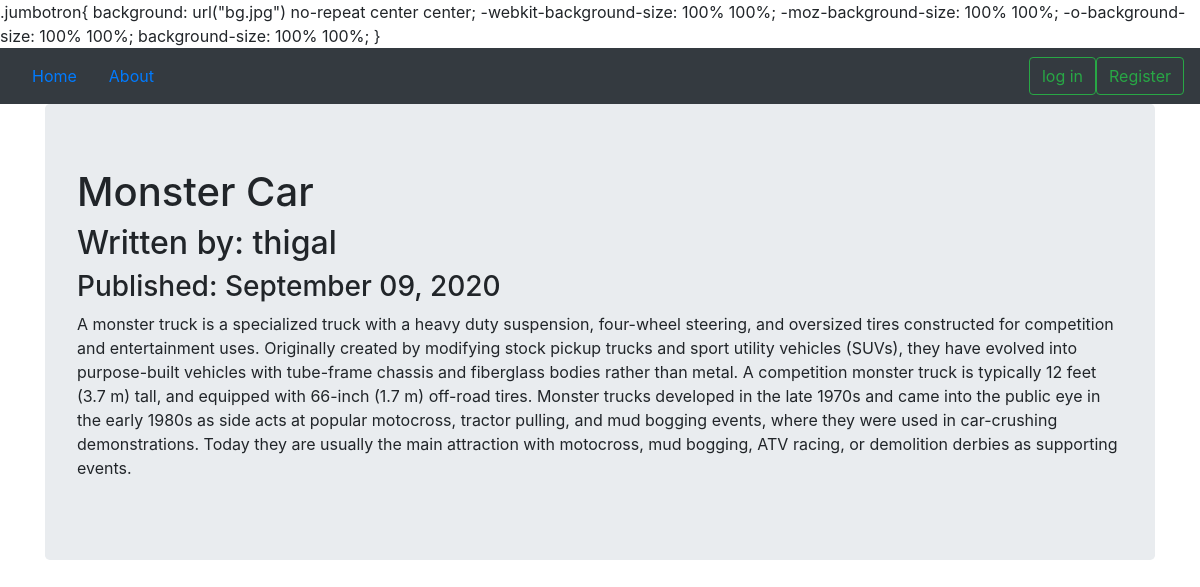
/2, run on the app's committed database.
### myblog/models.py (models this page shows, shortened)
class BlogPost(db.Model):
    users = db.relationship(User)
    id = db.Column(db.Integer, primary_key=True)
    user_id = db.Column(db.Integer, db.ForeignKey('users.id'), nullable=False)
    date = db.Column(db.DateTime, nullable=False, default=datetime.utcnow)
    title = db.Column(db.String(140), nullable=False)
    text = db.Column(db.Text, nullable=False)

class User(db.Model,UserMixin):
    __tablename__ = 'users'
    id = db.Column(db.Integer, primary_key=True)
    profile_image = db.Column(db.String(64), nullable=False, default='default_profile.png')
    email = db.Column(db.String(64), unique=True, index=True)
    username = db.Column(db.String(64), unique=True, index=True)
    password_hash = db.Column(db.String(128))
    posts = db.relationship('BlogPost', backref='author', lazy=True)

### myblog/users/views.py (the view)
@users.route("/<username>")
def user_posts(username):
    page = request.args.get('page',1,type=int)
    user = User.query.filter_by(username=username).first_or_404()
    blog_posts = BlogPost.query.filter_by(author=user).order_by(BlogPost.date.desc()).paginate(page=page, per_page=5)
    return render_template('user_blog_posts.html', blog_posts=blog_posts, user=user)

### myblog/blog_posts/views.py (called while the page is built)
@blog_posts.route('/<int:blog_post_id>')
def blog_post(blog_post_id):
    blog_post = BlogPost.query.get_or_404(blog_post_id)
    return render_template('blog_post.html',title=blog_post.title,
                            date=blog_post.date,post=blog_post
    )

### myblog/templates/blog_post.html (shortened to what this page needs)
{% extends "base.html" %}
{% block content %}
<div class="jumbotron">
  <h1>{{ post.title }}</h1>
  <h2>Written by: {{post.author.username}}</h2>
  <h3>Published: {{ post.date.strftime('%B %d, %Y') }}</h3>
  <p>{{post.text}}</p>
</div>
{% endblock content %}

### data on the page
BlogPost: title "Monster Car", date "September 09, 2020", text "A monster truck is a specialized truck with a heavy duty suspension, four-wheel steering, and oversized tires constructed for competition and entertainment uses. Originally created by modifying stock pickup trucks and sport utility vehicles (SUVs), they have evolved into purpose-built vehicles with tube-frame chassis and fiberglass bodies rather than metal. A competition monster truck is typically 12 feet (3.7 m) tall, and equipped with 66-inch (1.7 m) off-road tires. Monster trucks developed in the late 1970s and came into the public eye in the early 1980s as side acts at popular motocross, tractor pulling, and mud bogging events, where they were used in car-crushing demonstrations. Today…"
User: author.username "thigal"
